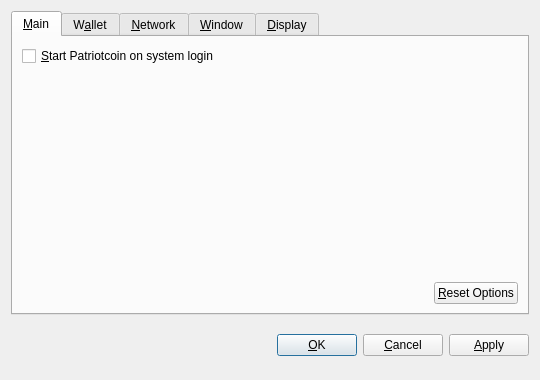
<?xml version="1.0" encoding="UTF-8"?>
<ui version="4.0">
 <class>OptionsDialog</class>
 <widget class="QDialog" name="OptionsDialog">
  <property name="geometry">
   <rect>
    <x>0</x>
    <y>0</y>
    <width>540</width>
    <height>380</height>
   </rect>
  </property>
  <property name="windowTitle">
   <string>Options</string>
  </property>
  <property name="modal">
   <bool>true</bool>
  </property>
  <layout class="QVBoxLayout" name="verticalLayout">
   <item>
    <widget class="QTabWidget" name="tabWidget">
     <property name="tabPosition">
      <enum>QTabWidget::North</enum>
     </property>
     <property name="currentIndex">
      <number>0</number>
     </property>
     <widget class="QWidget" name="tabMain">
      <attribute name="title">
       <string>&amp;Main</string>
      </attribute>
      <layout class="QVBoxLayout" name="verticalLayout_Main">
       <item>
        <widget class="QCheckBox" name="bitcoinAtStartup">
         <property name="toolTip">
          <string>Automatically start Patriotcoin after logging in to the system.</string>
         </property>
         <property name="text">
          <string>&amp;Start Patriotcoin on system login</string>
         </property>
        </widget>
       </item>
       <item>
        <spacer name="verticalSpacer_Main">
         <property name="orientation">
          <enum>Qt::Vertical</enum>
         </property>
         <property name="sizeHint" stdset="0">
          <size>
           <width>20</width>
           <height>40</height>
          </size>
         </property>
        </spacer>
       </item>
       <item>
        <layout class="QHBoxLayout" name="horizontalLayout_2_Main">
         <item>
          <spacer name="horizontalSpacer_2_Main">
           <property name="orientation">
            <enum>Qt::Horizontal</enum>
           </property>
           <property name="sizeHint" stdset="0">
            <size>
             <width>40</width>
             <height>20</height>
            </size>
           </property>
          </spacer>
         </item>
         <item>
          <widget class="QPushButton" name="resetButton">
           <property name="toolTip">
            <string>Reset all client options to default.</string>
           </property>
           <property name="text">
            <string>&amp;Reset Options</string>
           </property>
           <property name="autoDefault">
            <bool>false</bool>
           </property>
          </widget>
         </item>
        </layout>
       </item>
      </layout>
     </widget>
     <widget class="QWidget" name="tabWallet">
      <attribute name="title">
       <string>W&amp;allet</string>
      </attribute>
      <layout class="QVBoxLayout" name="verticalLayout_Network">
       <item>
        <widget class="QLabel" name="transactionFeeInfoLabel">
         <property name="text">
          <string>Optional transaction fee per kB that helps make sure your transactions are processed quickly. Most transactions are 1 kB.</string>
         </property>
         <property name="textFormat">
          <enum>Qt::PlainText</enum>
         </property>
         <property name="wordWrap">
          <bool>true</bool>
         </property>
        </widget>
       </item>
       <item>
        <layout class="QHBoxLayout" name="horizontalLayout_1_Main">
         <item>
          <widget class="QLabel" name="transactionFeeLabel">
           <property name="text">
            <string>Pay transaction &amp;fee</string>
           </property>
           <property name="textFormat">
            <enum>Qt::PlainText</enum>
           </property>
           <property name="buddy">
            <cstring>transactionFee</cstring>
           </property>
          </widget>
         </item>
         <item>
          <widget class="BitcoinAmountField" name="transactionFee"/>
         </item>
         <item>
          <spacer name="horizontalSpacer_1_Main">
           <property name="orientation">
            <enum>Qt::Horizontal</enum>
           </property>
           <property name="sizeHint" stdset="0">
            <size>
             <width>40</width>
             <height>20</height>
            </size>
           </property>
          </spacer>
         </item>
        </layout>
       </item>
       <item>
        <widget class="QLabel" name="label">
         <property name="text">
          <string>If you disable the spending of unconfirmed change, the change from a transaction cannot be used until that transaction has at least one confirmation. This also affects how your balance is computed.</string>
         </property>
         <property name="wordWrap">
          <bool>true</bool>
         </property>
        </widget>
       </item>
       <item>
        <widget class="QCheckBox" name="spendZeroConfChange">
         <property name="text">
          <string>Spend unconfirmed change  (experts only)</string>
         </property>
        </widget>
       </item>
       <item>
        <spacer name="verticalSpacer">
         <property name="orientation">
          <enum>Qt::Vertical</enum>
         </property>
         <property name="sizeHint" stdset="0">
          <size>
           <width>20</width>
           <height>40</height>
          </size>
         </property>
        </spacer>
       </item>
      </layout>
     </widget>
     <widget class="QWidget" name="tabNetwork">
      <attribute name="title">
       <string>&amp;Network</string>
      </attribute>
      <layout class="QVBoxLayout" name="verticalLayout_Network">
       <item>
        <widget class="QCheckBox" name="mapPortUpnp">
         <property name="toolTip">
          <string>Automatically open the Patriotcoin client port on the router. This only works when your router supports UPnP and it is enabled.</string>
         </property>
         <property name="text">
          <string>Map port using &amp;UPnP</string>
         </property>
        </widget>
       </item>
       <item>
        <widget class="QCheckBox" name="connectSocks">
         <property name="toolTip">
          <string>Connect to the Patriotcoin network through a SOCKS proxy (e.g. when connecting through Tor).</string>
         </property>
         <property name="text">
          <string>&amp;Connect through SOCKS proxy:</string>
         </property>
        </widget>
       </item>
       <item>
        <layout class="QHBoxLayout" name="horizontalLayout_Network">
         <item>
          <widget class="QLabel" name="proxyIpLabel">
           <property name="text">
            <string>Proxy &amp;IP:</string>
           </property>
           <property name="textFormat">
            <enum>Qt::PlainText</enum>
           </property>
           <property name="buddy">
            <cstring>proxyIp</cstring>
           </property>
          </widget>
         </item>
         <item>
          <widget class="QValidatedLineEdit" name="proxyIp">
           <property name="maximumSize">
            <size>
             <width>140</width>
             <height>16777215</height>
            </size>
           </property>
           <property name="toolTip">
            <string>IP address of the proxy (e.g. 127.0.0.1)</string>
           </property>
          </widget>
         </item>
         <item>
          <widget class="QLabel" name="proxyPortLabel">
           <property name="text">
            <string>&amp;Port:</string>
           </property>
           <property name="textFormat">
            <enum>Qt::PlainText</enum>
           </property>
           <property name="buddy">
            <cstring>proxyPort</cstring>
           </property>
          </widget>
         </item>
         <item>
          <widget class="QLineEdit" name="proxyPort">
           <property name="maximumSize">
            <size>
             <width>55</width>
             <height>16777215</height>
            </size>
           </property>
           <property name="toolTip">
            <string>Port of the proxy (e.g. 9050)</string>
           </property>
          </widget>
         </item>
         <item>
          <widget class="QLabel" name="socksVersionLabel">
           <property name="text">
            <string>SOCKS &amp;Version:</string>
           </property>
           <property name="textFormat">
            <enum>Qt::PlainText</enum>
           </property>
           <property name="buddy">
            <cstring>socksVersion</cstring>
           </property>
          </widget>
         </item>
         <item>
          <widget class="QValueComboBox" name="socksVersion">
           <property name="toolTip">
            <string>SOCKS version of the proxy (e.g. 5)</string>
           </property>
          </widget>
         </item>
         <item>
          <spacer name="horizontalSpacer_Network">
           <property name="orientation">
            <enum>Qt::Horizontal</enum>
           </property>
           <property name="sizeHint" stdset="0">
            <size>
             <width>40</width>
             <height>20</height>
            </size>
           </property>
          </spacer>
         </item>
        </layout>
       </item>
       <item>
        <spacer name="verticalSpacer_Network">
         <property name="orientation">
          <enum>Qt::Vertical</enum>
         </property>
         <property name="sizeHint" stdset="0">
          <size>
           <width>20</width>
           <height>40</height>
          </size>
         </property>
        </spacer>
       </item>
      </layout>
     </widget>
     <widget class="QWidget" name="tabWindow">
      <attribute name="title">
       <string>&amp;Window</string>
      </attribute>
      <layout class="QVBoxLayout" name="verticalLayout_Window">
       <item>
        <widget class="QCheckBox" name="minimizeToTray">
         <property name="toolTip">
          <string>Show only a tray icon after minimizing the window.</string>
         </property>
         <property name="text">
          <string>&amp;Minimize to the tray instead of the taskbar</string>
         </property>
        </widget>
       </item>
       <item>
        <widget class="QCheckBox" name="minimizeOnClose">
         <property name="toolTip">
          <string>Minimize instead of exit the application when the window is closed. When this option is enabled, the application will be closed only after selecting Quit in the menu.</string>
         </property>
         <property name="text">
          <string>M&amp;inimize on close</string>
         </property>
        </widget>
       </item>
       <item>
        <spacer name="verticalSpacer_Window">
         <property name="orientation">
          <enum>Qt::Vertical</enum>
         </property>
         <property name="sizeHint" stdset="0">
          <size>
           <width>20</width>
           <height>40</height>
          </size>
         </property>
        </spacer>
       </item>
      </layout>
     </widget>
     <widget class="QWidget" name="tabDisplay">
      <attribute name="title">
       <string>&amp;Display</string>
      </attribute>
      <layout class="QVBoxLayout" name="verticalLayout_Display">
       <item>
        <layout class="QHBoxLayout" name="horizontalLayout_1_Display">
         <item>
          <widget class="QLabel" name="langLabel">
           <property name="text">
            <string>User Interface &amp;language:</string>
           </property>
           <property name="textFormat">
            <enum>Qt::PlainText</enum>
           </property>
           <property name="buddy">
            <cstring>lang</cstring>
           </property>
          </widget>
         </item>
         <item>
          <widget class="QValueComboBox" name="lang">
           <property name="toolTip">
            <string>The user interface language can be set here. This setting will take effect after restarting Patriotcoin.</string>
           </property>
          </widget>
         </item>
        </layout>
       </item>
       <item>
        <layout class="QHBoxLayout" name="horizontalLayout_2_Display">
         <item>
          <widget class="QLabel" name="unitLabel">
           <property name="text">
            <string>&amp;Unit to show amounts in:</string>
           </property>
           <property name="textFormat">
            <enum>Qt::PlainText</enum>
           </property>
           <property name="buddy">
            <cstring>unit</cstring>
           </property>
          </widget>
         </item>
         <item>
          <widget class="QValueComboBox" name="unit">
           <property name="toolTip">
            <string>Choose the default subdivision unit to show in the interface and when sending coins.</string>
           </property>
          </widget>
         </item>
        </layout>
       </item>
       <item>
        <widget class="QCheckBox" name="displayAddresses">
         <property name="toolTip">
          <string>Whether to show Patriotcoin addresses in the transaction list or not.</string>
         </property>
         <property name="text">
          <string>&amp;Display addresses in transaction list</string>
         </property>
        </widget>
       </item>
       <item>
        <widget class="QCheckBox" name="coinControlFeatures">
         <property name="toolTip">
          <string>Whether to show coin control features or not.</string>
         </property>
         <property name="text">
          <string>Display coin &amp;control features (experts only!)</string>
         </property>
        </widget>
       </item>
       <item>
        <spacer name="verticalSpacer_Display">
         <property name="orientation">
          <enum>Qt::Vertical</enum>
         </property>
         <property name="sizeHint" stdset="0">
          <size>
           <width>20</width>
           <height>40</height>
          </size>
         </property>
        </spacer>
       </item>
      </layout>
     </widget>
    </widget>
   </item>
   <item>
    <layout class="QHBoxLayout" name="horizontalLayout_Buttons">
     <item>
      <spacer name="horizontalSpacer_1">
       <property name="orientation">
        <enum>Qt::Horizontal</enum>
       </property>
       <property name="sizeHint" stdset="0">
        <size>
         <width>40</width>
         <height>48</height>
        </size>
       </property>
      </spacer>
     </item>
     <item>
      <widget class="QLabel" name="statusLabel">
       <property name="font">
        <font>
         <weight>75</weight>
         <bold>true</bold>
        </font>
       </property>
       <property name="text">
        <string/>
       </property>
       <property name="textFormat">
        <enum>Qt::PlainText</enum>
       </property>
       <property name="wordWrap">
        <bool>true</bool>
       </property>
      </widget>
     </item>
     <item>
      <spacer name="horizontalSpacer_2">
       <property name="orientation">
        <enum>Qt::Horizontal</enum>
       </property>
       <property name="sizeHint" stdset="0">
        <size>
         <width>40</width>
         <height>48</height>
        </size>
       </property>
      </spacer>
     </item>
     <item>
      <widget class="QPushButton" name="okButton">
       <property name="text">
        <string>&amp;OK</string>
       </property>
      </widget>
     </item>
     <item>
      <widget class="QPushButton" name="cancelButton">
       <property name="text">
        <string>&amp;Cancel</string>
       </property>
       <property name="autoDefault">
        <bool>false</bool>
       </property>
      </widget>
     </item>
     <item>
      <widget class="QPushButton" name="applyButton">
       <property name="text">
        <string>&amp;Apply</string>
       </property>
       <property name="autoDefault">
        <bool>false</bool>
       </property>
      </widget>
     </item>
    </layout>
   </item>
  </layout>
 </widget>
 <customwidgets>
  <customwidget>
   <class>BitcoinAmountField</class>
   <extends>QSpinBox</extends>
   <header>bitcoinamountfield.h</header>
  </customwidget>
  <customwidget>
   <class>QValueComboBox</class>
   <extends>QComboBox</extends>
   <header>qvaluecombobox.h</header>
  </customwidget>
  <customwidget>
   <class>QValidatedLineEdit</class>
   <extends>QLineEdit</extends>
   <header>qvalidatedlineedit.h</header>
  </customwidget>
 </customwidgets>
 <resources/>
 <connections/>
</ui>
